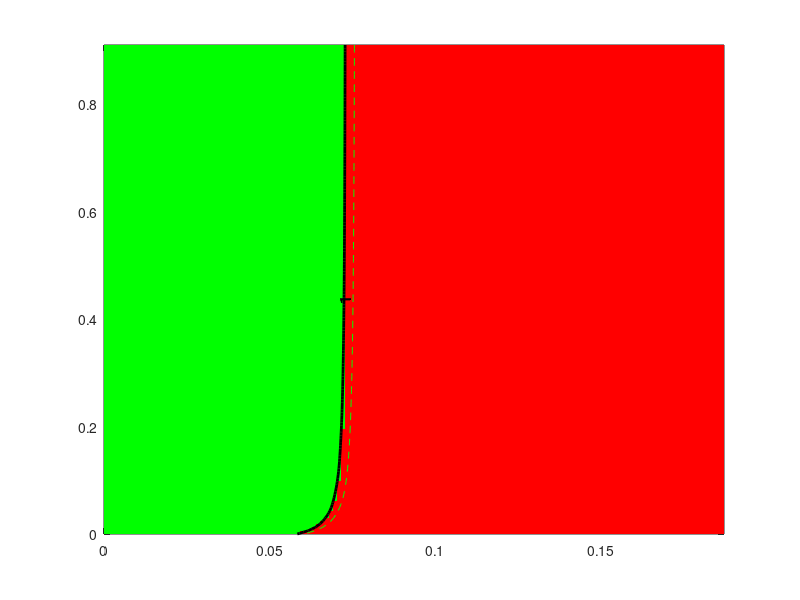

Reproduce this figure in MATLAB. (Note: this script raises an error after producing the figure.)
clc; clear; close all;




Lambda_h = 908800;
Lambda_v = 7008000000;
mu_h = 0.0142;
mu_v = 0.5 ;
mu1 = 0.001;
mu2 = 0.073;
b = 0.6;
c = 0.3;
d = 0.45;
e = 0.8;

sigma = 0.34074;
phi = 0.81425;
rho = 0.52869;



%% India baseline parameter (median)
kappa_med  = 0.02521;
epsilon_med = 0.54630;
alpha_med   = 0.60235; 
eta_med     = 0.82674;
tau_med     = 0.58139;
delta_med   = 0.90193;

%% 95% CI bounds (from Table 2)
kappa_CI   = [0.021 0.029];
epsilon_CI = [0.504 0.589];
alpha_CI   = [0.559 0.464];
eta_CI     = [0.788 0.865];
tau_CI     = [0.545 0.618];
delta_CI   = [0.849 0.955];

%% Parameter grids
gamma = linspace(0,0.9102,150);   % recovery rate (rows)
beta  = linspace(0,0.1872,150);   % transmission rate (cols)
[Beta,Gamma] = meshgrid(beta,gamma);

%% Monte-Carlo simulation settings
Nsample = 200;      % for quick test; set to 500 or higher when satisfied
R0_all  = NaN([size(Beta), Nsample]);

rng(0); % for reproducibility

%% Monte Carlo loop
for n = 1:Nsample
    % sample parameters uniformly within 95% CI
    kappa   = kappa_CI(1)   + rand*(kappa_CI(2)-kappa_CI(1));
    epsilon = epsilon_CI(1) + rand*(epsilon_CI(2)-epsilon_CI(1));
    alpha   = alpha_CI(1)   + rand*(alpha_CI(2)-alpha_CI(1));
    eta     = eta_CI(1)     + rand*(eta_CI(2)-eta_CI(1));
    tau     = tau_CI(1)     + rand*(tau_CI(2)-tau_CI(1));
    delta   = delta_CI(1)   + rand*(delta_CI(2)-delta_CI(1));
    
    % compute R for this random parameter set
    % break the expression into parts for clarity & numerical safety
    A1 = (rho.*(b.*Beta - c.*Beta.*(eta-1))) ./ (mu_v.*(mu_v+rho));
    part1 = (Lambda_v.*d.*Beta.*epsilon.*kappa.*mu_h) ./ (Lambda_h.*mu_v.*(epsilon+mu_h).*(Gamma+mu_h+mu1));
    part2 = (Lambda_v.*e.*Beta.*epsilon.*mu_h.*(kappa-1)) ./ (Lambda_h.*mu_v.*(epsilon+mu_h).*(alpha+mu_h+mu2));
    R = A1 .* (part1 - part2);
    
    % Replace Inf with NaN (guard against divide by zero)
    R(~isfinite(R)) = NaN;
    
    % Clamp negative R to 0 before sqrt (R should be nonnegative for R0)
    R_clamped = R;
    R_clamped(R_clamped < 0) = 0;
    
    % If R_clamped is NaN everywhere for this n, skip storing to avoid polluting stats
    if all(isnan(R_clamped(:)))
        warning('Sample %d produced all NaNs - skipping', n);
        continue;
    end
    
    R0_all(:,:,n) = sqrt(R_clamped);
    
    % optional progress indicator every 50 samples
    if mod(n,50) == 0
        fprintf('Completed sample %d / %d\n', n, Nsample);
    end
end

%% Remove fully-NaN slices (if some samples were skipped)
valid_slices = squeeze(~all(all(isnan(R0_all),1),2));
R0_all = R0_all(:,:,valid_slices);

if isempty(R0_all)
    error('No valid Monte Carlo samples remained. Check your parameter ranges and expressions.');
end

%% Compute statistics across all samples
% Use median ignoring NaNs. For older MATLAB versions use nanmedian
try
    R0_med = median(R0_all,3,'omitnan');
    R0_p05 = prctile(R0_all,5,3);
    R0_p95 = prctile(R0_all,95,3);
catch
    % fallback for older MATLAB:
    R0_med = nanmedian(R0_all,3);
    R0_p05 = prctile(R0_all,5,3); % prctile handles NaN slices as well
    R0_p95 = prctile(R0_all,95,3);
end

%% Binary map (median)
regionMap = zeros(size(R0_med));
regionMap(R0_med<1)=1;
regionMap(R0_med>=1)=2;

%% Plot median contour with uncertainty shading
% figure('Color','w','Position',[100 100 800 600]);


figure;




% plot median safe/epidemic regions
hMap = pcolor(Beta,Gamma,regionMap);
shading flat;
colormap([0 1 0; 1 0 0]); % light green/red
caxis([1 2]);
hold on;

% contour for median threshold
[c1,h1] = contour(Beta,Gamma,R0_med,[1 1],'k','LineWidth',2);
clabel(c1,h1,'FontSize',11,'FontWeight','bold','Color','k','LabelSpacing',300);

% contour for uncertainty band (5th and 95th percentile thresholds)
[c2,h2] = contour(Beta,Gamma,R0_p05,[1 1],'--','Color',[0.3 0.3 0.3],'LineWidth',2.5);
[c3,h3] = contour(Beta,Gamma,R0_p95,[1 1],'--','Color',[0.3 0.3 0.3],'LineWidth',2.5);

xlabel('\bf \beta','FontSize',13);
ylabel('\bf \gamma','FontSize',13);

title('\bf Karnataka: Safe (Green) vs Epidemic (Red) Regions','FontSize',14,'FontWeight','bold');

% ---- Add invisible handles for legend ----
hSafe = patch(NaN, NaN, 'g', 'FaceAlpha',0.6, 'EdgeColor','none');
hEpi  = patch(NaN, NaN, 'r', 'FaceAlpha',0.6, 'EdgeColor','none');
hMed  = plot(NaN, NaN, 'k-', 'LineWidth', 2);
hCI   = plot(NaN, NaN, '--', 'Color',[0.3 0.3 0.3], 'LineWidth', 2);

legend([hSafe hEpi hMed hCI], ...
       {'Safe region (R_0 < 1)', ...
        'Epidemic region (R_0 > 1)', ...
        'Threshold (R_0 = 1)', ...
        '95% CI'}, ...
       'Location','northeast', ...
       'FontSize',12, ...
       'FontWeight','bold', ...
       'Box','on');

set(gca,'fontsize',14,'fontweight','bold','linewidth',1)

% set(gca,'FontSize',12,'FontWeight','bold','LineWidth',1.2);
grid on; box on;

hold off;

